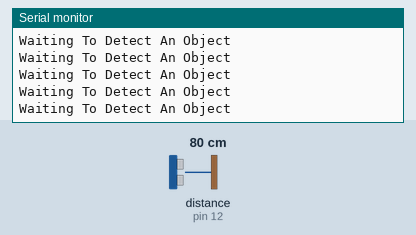
Recording of a sketch running on a simulated Arduino Uno, built with avr-gcc and run on an emulated ATmega328P. On the bench: the last lines printed to the serial monitor. Wiring (inferred from the names in the program): ultrasonic range finder: trigger pin 11; echo pin 12. The test bench sets the inputs (shaded band); at power-on: distance to the obstacle (sensor on pin 12) 80 cm. The echo pulse lasts 58.3 µs per cm.

Above: at 2.9 s.
3.0 s: distance to the obstacle (sensor on pin 12) set to 14 cm
At 4.2 s:
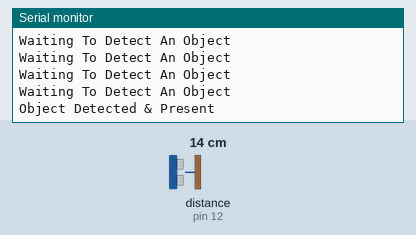
4.5 s: distance to the obstacle (sensor on pin 12) set to 18 cm
At 4.78 s:
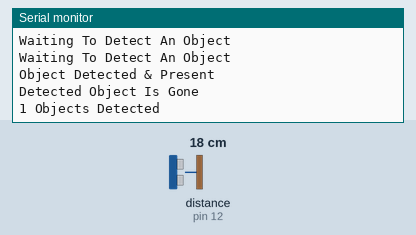

The sketch:

ultrasonic_part4.ino
```cpp
const int trigPin = 11;
const int echoPin = 12;

long duration;
int distance;

bool objectPresent = false;
int objectCount = 0;

void setup() {
  pinMode(trigPin, OUTPUT);
  pinMode(echoPin, INPUT);

  Serial.begin(9600);
}

void loop() {

  digitalWrite(trigPin, LOW);
  delayMicroseconds(2);

  digitalWrite(trigPin, HIGH);
  delayMicroseconds(10);
  digitalWrite(trigPin, LOW);

  duration = pulseIn(echoPin, HIGH);

  distance = duration * 0.034 / 2;

  const int limit = 15;

  if (distance > 0 && distance < limit) {

  if (!objectPresent) {
  Serial.println("Object Detected & Present");
  objectPresent = true;
  }
  } else {

  if (objectPresent) {
  Serial.println("Detected Object Is Gone");
  objectCount++;
 Serial.print(objectCount);
  Serial.println(" Objects Detected");
  objectPresent = false;
  } else {
  Serial.println("Waiting To Detect An Object");
  }
  }

  delay(300);
}
```

Measured:
- the behaviour switches between 15 and 16 cm on distance to the obstacle (sensor on pin 12) (found by bisection; images 1 and 2)
- after the input at 3.0 s, the serial monitor: prints a new line after 0.06 s (image 1)
- after the input at 4.5 s, the serial monitor: prints a new line after 0.06 s (image 2)
